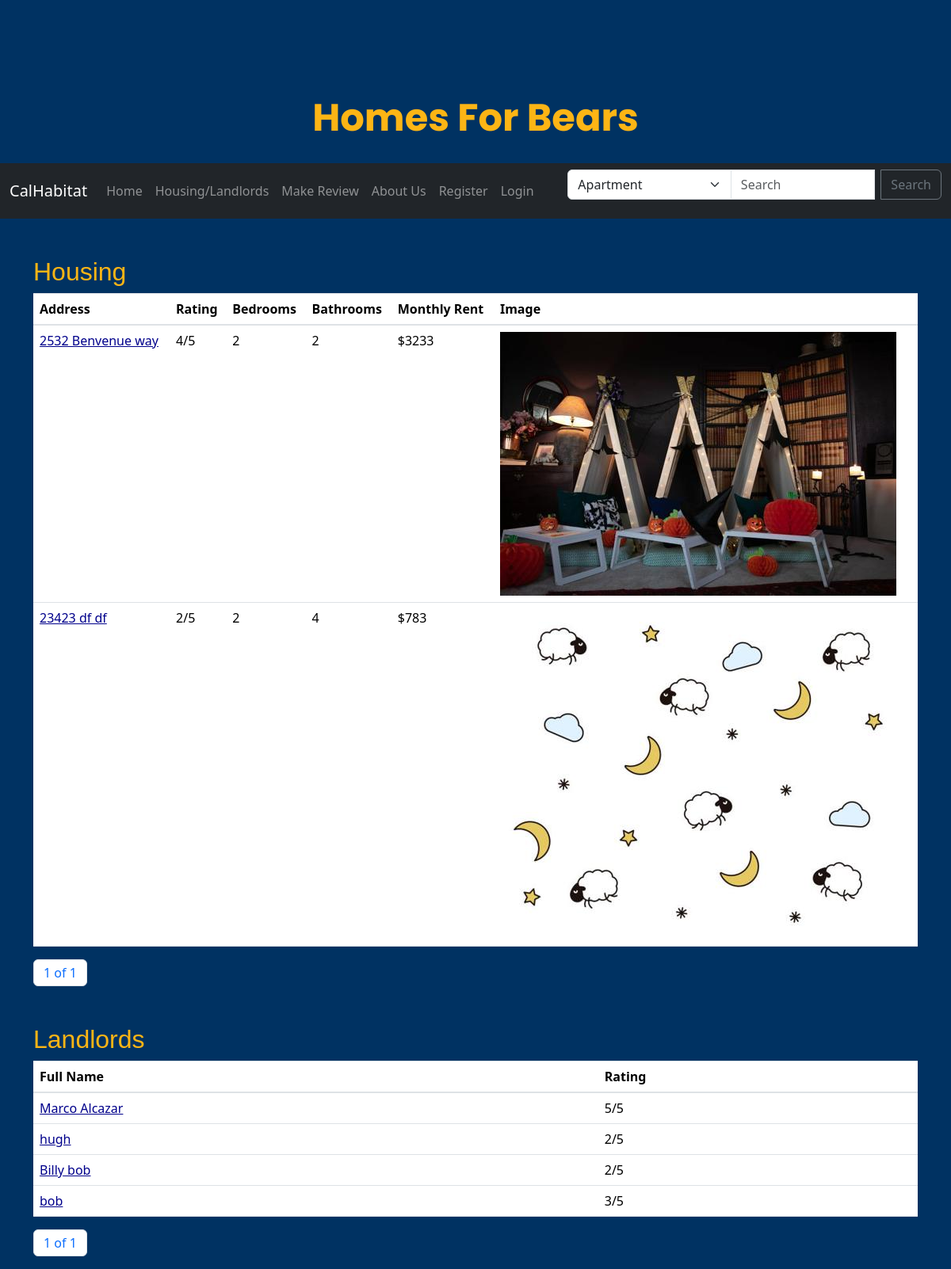
Before: /apartmentss/ with the older database file.
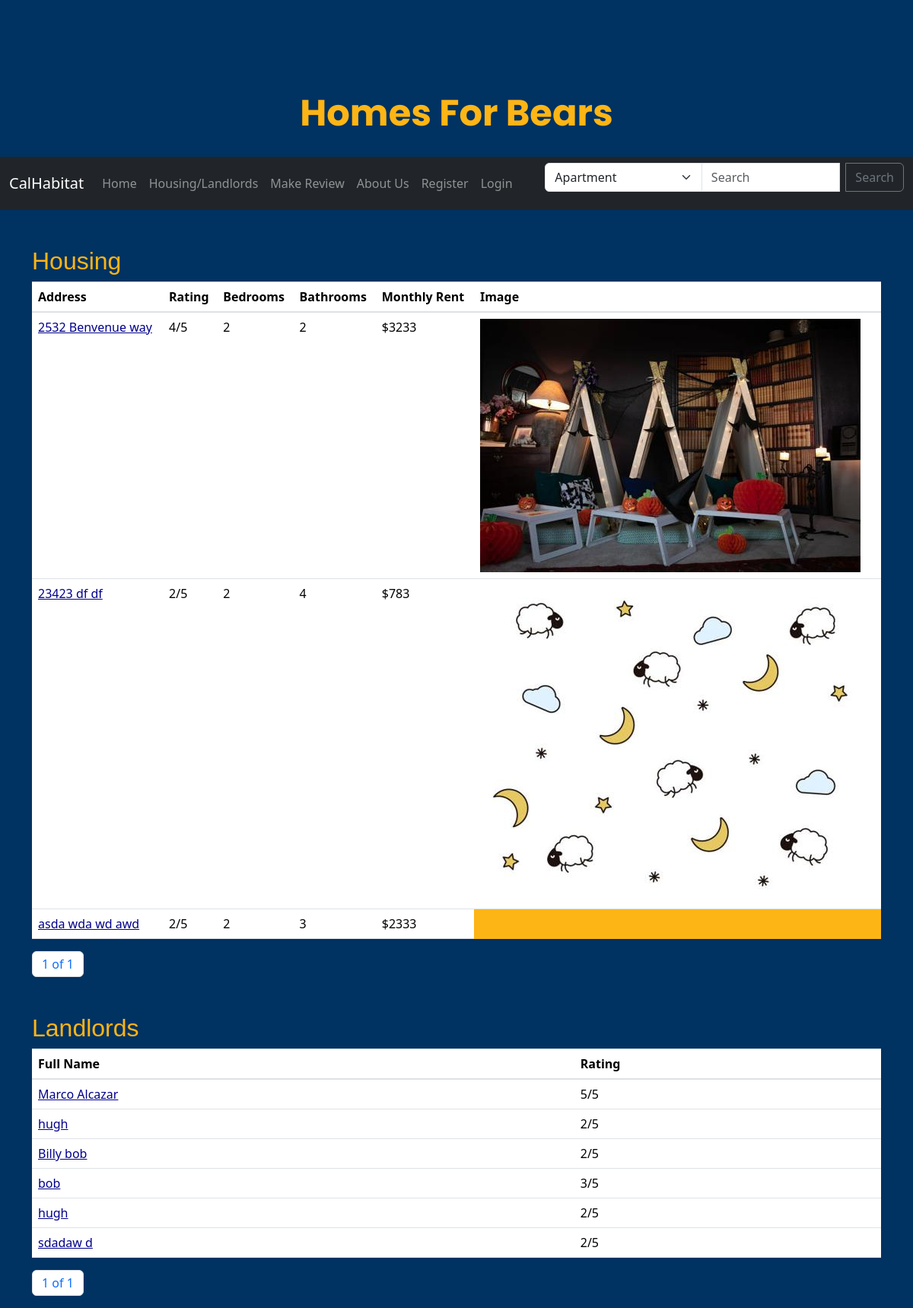
After: the same page with the newer database file.
### myapp/models.py (models this page shows, shortened)
class Housing(models.Model):
    Address = models.CharField(max_length=50)
    Bedrooms = models.IntegerField(default="", validators=[MinValueValidator(1), MaxValueValidator(25)])
    Bathrooms = models.IntegerField(default="", validators=[MinValueValidator(1), MaxValueValidator(25)])
    Description = models.CharField(max_length=250, default="")
    Rating = models.IntegerField(default="", validators=[MinValueValidator(1), MaxValueValidator(5)])
    Price = models.IntegerField(default="", validators=[MinValueValidator(500), MaxValueValidator(50000)])
    LandLord = models.CharField(max_length=200, default="")
    housing_image = models.ImageField(null=True, blank=True, upload_to="images/")
    housing_image2 = models.ImageField(null=True, blank=True, upload_to="images/")
    housing_image3 = models.ImageField(null=True, blank=True, upload_to="images/")
    housing_image4 = models.ImageField(null=True, blank=True, upload_to="images/")
    housing_image5 = models.ImageField(null=True, blank=True, upload_to="images/")

class Landlord(models.Model):
    FullName= models.CharField(max_length = 60, default = "")
    Rating = models.IntegerField(default = "", validators=[MinValueValidator(1), MaxValueValidator(5)])
    Description = models.CharField(max_length = 250, default = "")

### myapp/views.py (the view)
# urls.py: path("apartmentss/", apartmentss.as_view(), name = "apartmentss"),
class apartmentss(ListView):
   template_name = 'myapp/apartmentss.html'
   context_object_name = 'apartmentss'
   model = Housing
   paginate_by = 6
   def get_context_data(self, **kwargs):
       context = super().get_context_data(**kwargs)
       apartment_queryset = Housing.objects.all()
       apartment_paginator = Paginator(apartment_queryset, self.paginate_by)
       apartment_page = self.request.GET.get('apartment_page')
       try:
           apartments = apartment_paginator.get_page(apartment_page)
       except PageNotAnInteger:
           apartments = apartment_paginator.get_page(1)
       except EmptyPage:
           apartments = apartment_paginator.get_page(apartment_paginator.num_pages)
       context['apartments'] = apartments
       landlord_queryset = Landlord.objects.all()
       landlord_paginator = Paginator(landlord_queryset, self.paginate_by)
       landlord_page = self.request.GET.get('landlord_page')
       try:
           landlords = landlord_paginator.get_page(landlord_page)
       except PageNotAnInteger:
           landlords = landlord_paginator.get_page(1)
       except EmptyPage:
           landlords = landlord_paginator.get_page(landlord_paginator.num_pages)
       context['landlords'] = landlords
       return context

### myapp/templates/myapp/apartmentss.html (shortened to what this page needs)
<link rel="stylesheet" href="https://maxcdn.bootstrapcdn.com/bootstrap/4.5.2/css/bootstrap.min.css">
<link href="https://cdn.jsdelivr.net/npm/bootstrap@5.3.2/dist/css/bootstrap.min.css" rel="stylesheet">
{% load static %}
    <center>
    <h1 class='berkeley-gold'>Homes For Bears</h1>
    {% include 'myapp/nav.html' %}
  </center>
  <div class="container mt-5">
    <h2 class="custom-heading-color">Housing</h2>
    <table class="table table-hover custom-table-color">
        <thead>
            <tr>
                <th>Address</th>
                <th>Rating</th>
                <th>Bedrooms</th>
                <th>Bathrooms</th>
                <th>Monthly Rent</th>
                <th>Image</th>
            </tr>
        </thead>
        <tbody>
            {% for house in apartments %}
            <tr>
                <td>
                    <a href="{% url 'show-house' house.id %}" class="custom-link-color">
                        {{ house.Address }}
                    </a>
                </td>
                <td>{{ house.Rating }}/5</td>
                <td>{{ house.Bedrooms }}</td>
                <td>{{ house.Bathrooms }}</td>
                <td>${{ house.Price }}</td>
                {% if house.housing_image %}
                <td><img src="{{ house.housing_image.url }}"></td>
                {% endif %}
            </tr>
            {% endfor %}
        </tbody>
    </table>
    <nav aria-label="Page navigation example">
        <ul class="pagination">
            <li class="page-item"><span class="page-link current-page">{{ apartments.number }} of {{ apartments.paginator.num_pages }}</span></li>
        </ul>
    </nav>
 </div>
 <div class="container mt-5">
    <h2 class="custom-heading-color">Landlords</h2>
    <table class="table table-hover custom-table-color">
        <thead>
            <tr>
                <th>Full Name</th>
                <th>Rating</th>
            </tr>
        </thead>
        <tbody>
            {% for landlord in landlords %}
            <tr>
                <td>
                    <a href="{% url 'show-landlord' landlord.id %}" class="custom-link-color">
                        {{ landlord.FullName }}
                    </a>
                </td>
                <td>{{ landlord.Rating }}/5</td>
            </tr>
            {% endfor %}
        </tbody>
    </table>
    <nav aria-label="Page navigation example">
        <ul class="pagination">
            <li class="page-item"><span class="page-link current-page">{{ landlords.number }} of {{ landlords.paginator.num_pages }}</span></li>
        </ul>
    </nav>
 </div>

### myapp/templates/myapp/nav.html (shortened to what this page needs)
<nav class="navbar navbar-expand-lg navbar-dark bg-dark">
  <div class="container-fluid">
    <a class="navbar-brand" href="#">CalHabitat</a>
    <div class="collapse navbar-collapse" id="navbarSupportedContent">
      <ul class="navbar-nav me-auto mb-2 mb-lg-0">
        <a class="nav-link" href="{% url 'index' %}">Home</a>
        <a class="nav-link" href="{% url 'apartmentss' %}">Housing/Landlords</a>
        <a class="nav-link" href="{% url 'Landlord_create' %}">Make Review</a>
        <a class="nav-link" href="https://www.calhabitat.org/">About Us</a>
        {% if user.is_authenticated %}
          <a class="nav-link" href="{% url 'edit_profile' %}">Edit Profile</a>
          <a class="nav-link" href="{% url 'logout' %}">Logout</a>
        {% else %}
          <a class="nav-link" href="{% url 'register_user' %}">Register</a>
          <a class="nav-link" href="{% url 'login' %}">Login</a>
        {% endif %}
      </ul>
      <form class="d-flex ms-auto" id="searchForm" method="POST">
        <div class="input-group">
          <select class="form-select" name="search-type" id="searchType">
            <option value="apartment">Apartment</option>
          </select>
          <input class="form-control me-2" type="search" placeholder="Search" aria-label="Search" name="searched">
          <button class="btn btn-outline-secondary" type="submit">Search</button>
        </div>
      </form>
    </div>
  </div>
</nav>

### myapp/templates/myapp/apartmentss.html (style rules this page uses)
.custom-table-color { background-color: #FDB515; }
.custom-link-color { color: #00008b; }
.custom-heading-color { color: #FDB515; font-family: 'Montserrat', sans-serif; }
h1 { font-family: 'Poppins', sans-serif; font-size: 48px; font-weight: 700; text-align: center; margin-top: 100px; background-color: #003262; color: #FDB515; padding: 20px; }
.berkeley-gold { color: #FDB515; }

Changed rows visible on the page:
added Housing: Address "asda wda wd awd", Rating "2", Bedrooms "2", Bathrooms "3", Price "2333"
added Landlord: FullName "hugh", Rating "2"
added Landlord: FullName "sdadaw d", Rating "2"
